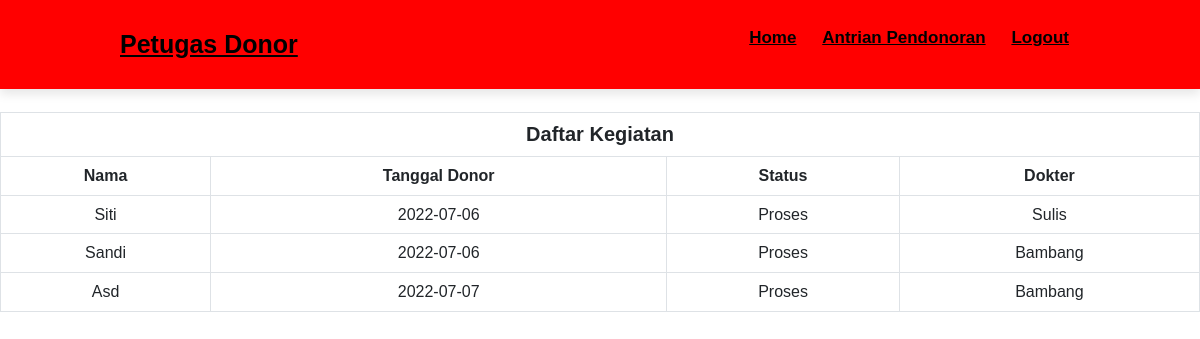
Screenshot of /baru/proses.php (signed in) with the database file from the repository.
### tables this page shows
CREATE TABLE `proses` (
  `id_proses` int(11) NOT NULL,
  `id_antrian` int(11) NOT NULL,
  `id_dokter` int(11) NOT NULL,
  `tanggal_donor` date NOT NULL,
  `status_donor` varchar(255) DEFAULT NULL
);

CREATE TABLE `pendonor` (
  `id_pendonor` int(11) NOT NULL,
  `nama` varchar(255) NOT NULL,
  `alamat` varchar(255) NOT NULL,
  `tempat_lahir` varchar(255) NOT NULL,
  `tanggal_lahir` date DEFAULT NULL,
  `jenis_kelamin` varchar(10) NOT NULL,
  `nomor_telepon` varchar(11) NOT NULL,
  `pass` varchar(255) NOT NULL
);

CREATE TABLE `antrian` (
  `id_antrian` int(11) NOT NULL,
  `id_pendonor` int(11) NOT NULL,
  `id_lokasi` int(11) NOT NULL,
  `id_petugas` int(11) NOT NULL,
  `id_stok` int(11) NOT NULL,
  `tanggal_antri` date NOT NULL,
  `status` varchar(255) NOT NULL
);

CREATE TABLE `dokter` (
  `id_dokter` int(11) NOT NULL,
  `nama_dokter` varchar(255) NOT NULL,
  `gaji` int(11) NOT NULL,
  `alamat` varchar(255) NOT NULL
);

### baru/proses.php (the view, shortened to what this page needs)
<?php
$level = $_SESSION['level'];
?>
<?php
include("../config.php");
$result2 = mysqli_query($mysqli, "SELECT * FROM proses
        inner join antrian on(proses.id_antrian = antrian.id_antrian)
        inner join pendonor on(antrian.id_pendonor = pendonor.id_pendonor)
        inner join dokter on(proses.id_dokter = dokter.id_dokter)
        where antrian.status = 'proses';
");
?>
<!DOCTYPE html>
<html lang="en">
<head>
    <link rel="stylesheet" href="style.css">
    <link href="https://cdn.jsdelivr.net/npm/bootstrap@5.2.0-beta1/dist/css/bootstrap.min.css" rel="stylesheet">
</head>
<body>
    <header>
        <a href="petugaspage.php" class="logo">Petugas Donor</a>
        <nav class="navbar">
            <ul>
                <li><a href="index.php">Home</a></li>
                <?php
                if ($level == 'dokter') {
                } else {
                    echo "<li><a href='petugaspage.php'>antrian pendonoran</a></li>";
                }
                ?>
                <li><a href="logout.php">Logout</a></li>
            </ul>
        </nav>
    </header><br><br><br><br>
    <section class="daftar-riwayat">
        <table class="table table-bordered">
            <thead>
                <tr class="tabel-header">
                    <th colspan="6" class="nama-tabel">Daftar Kegiatan</th>
                </tr>
                <tr class="kolom">
                    <th>Nama</th>
                    <th>Tanggal Donor</th>
                    <th>Status</th>
                    <th>dokter</th>
                </tr>
            </thead>
            <tbody>
                <?php
                while ($tabel = mysqli_fetch_array($result2)) {
                    echo "<tr>";
                    echo "<td>" . $tabel['nama'] . "</td>";
                    echo "<td>" . $tabel['tanggal_donor'] . "</td>";
                    echo "<td>" . $tabel['status'] . "</td>";
                    echo "<td>" . $tabel['nama_dokter'] . "</td>";
                    echo "</tr>";
                }
                ?>
            </tbody>
        </table>
    </section>
</body>
</html>

### baru/style.css (style rules this page uses)
* { font-family: 'poppins', sans-serif; margin: 0; padding: 0; box-sizing: border-box; outline: none; border: none; text-decoration: none; text-transform: capitalize; list-style: none; }
html { font-size: 85%; overflow-x: hidden; scroll-padding-top: 60px; scroll-behavior: smooth; }
header { position: fixed; top: 0; left: 0; right: 0; background: red; padding: 8px 10%; display: flex; align-items: center; justify-content: space-between; box-shadow: 0 5px 10px rgba(0, 0, 0, .1); }
header .logo { font-size: 25px; color: black; float: left; font-weight: 600; }
header .navbar:after { content: ''; clear: both; display: table; }
header .navbar a { font-size: 17px; color: black; margin: 0 1px; }
header .navbar ul li { align-items: center; position: relative; padding: 10px; display: inline-block; font-weight: bold; }
.daftar-riwayat { padding-top: 30px; text-align: center; }
table, tr, .klm, td { border-collapse: collapse; border: 1px solid black; }
table { font-size: 16px; width: 100%; }
.nama-tabel { background-color: red; padding: 10px; font-size: 20px; }

### rows the page displays
proses: pendonor.nama "Siti", tanggal_donor "2022-07-06", id_antrian.status "Proses", id_dokter.nama_dokter "Sulis"
proses: pendonor.nama "Sandi", tanggal_donor "2022-07-06", id_antrian.status "Proses", id_dokter.nama_dokter "Bambang"
proses: pendonor.nama "Asd", tanggal_donor "2022-07-07", id_antrian.status "Proses", id_dokter.nama_dokter "Bambang"
